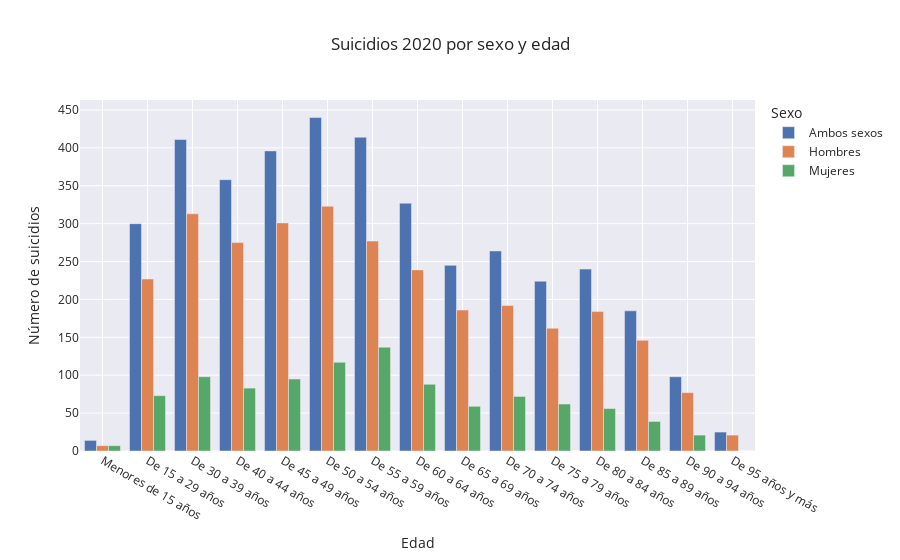

Write notebook code for a chart like this one.
### Markdown cell above
SUICIDIOS 2020 POR SEXO Y EDAD

### Code cell
#Preparar dataframe. Se omiten las 3 primeras filas del df para no romper los datos y que se vea mejor la información.
df20 = df2020.iloc[3:-1]
fig5 = px.bar (df20, x="Edad", y = "Total", color= "Sexo",title="Suicidios 2020 por sexo y edad", labels={"Total": "Número de suicidios"}, template="seaborn", barmode="group")
fig5.show()

### Figure 1 — Plotly figure (JSON) as saved in the notebook; plotly's stock layout.template omitted (floating-point values rounded to 4 significant figures)
{"data": [{"alignmentgroup": "True", "hovertemplate": "Sexo=Ambos sexos<br>Edad=%{x}<br>Número de suicidios=%{y}<extra></extra>", "legendgroup": "Ambos sexos", "marker": {"color": "rgb(76,114,176)", "pattern": {"shape": ""}}, "name": "Ambos sexos", "offsetgroup": "Ambos sexos", "orientation": "v", "showlegend": true, "textposition": "auto", "type": "bar", "x": ["Menores de 15 años", "De 15 a 29 años", "De 30 a 39 años", "De 40 a 44 años", "De 45 a 49 años", "De 50 a 54 años", "De 55 a 59 años", "De 60 a 64 años", "De 65 a 69 años", "De 70 a 74 años", "De 75 a 79 años", "De 80 a 84 años", "De 85 a 89 años", "De 90 a 94 años", "De 95 años y más"], "xaxis": "x", "y": [14, 300, 411, 358, 396, 440, 414, 327, 245, 264, 224, 240, 185, 98, 25], "yaxis": "y"}, {"alignmentgroup": "True", "hovertemplate": "Sexo=Hombres<br>Edad=%{x}<br>Número de suicidios=%{y}<extra></extra>", "legendgroup": "Hombres", "marker": {"color": "rgb(221,132,82)", "pattern": {"shape": ""}}, "name": "Hombres", "offsetgroup": "Hombres", "orientation": "v", "showlegend": true, "textposition": "auto", "type": "bar", "x": ["Menores de 15 años", "De 15 a 29 años", "De 30 a 39 años", "De 40 a 44 años", "De 45 a 49 años", "De 50 a 54 años", "De 55 a 59 años", "De 60 a 64 años", "De 65 a 69 años", "De 70 a 74 años", "De 75 a 79 años", "De 80 a 84 años", "De 85 a 89 años", "De 90 a 94 años", "De 95 años y más"], "xaxis": "x", "y": [7, 227, 313, 275, 301, 323, 277, 239, 186, 192, 162, 184, 146, 77, 21], "yaxis": "y"}, {"alignmentgroup": "True", "hovertemplate": "Sexo=Mujeres<br>Edad=%{x}<br>Número de suicidios=%{y}<extra></extra>", "legendgroup": "Mujeres", "marker": {"color": "rgb(85,168,104)", "pattern": {"shape": ""}}, "name": "Mujeres", "offsetgroup": "Mujeres", "orientation": "v", "showlegend": true, "textposition": "auto", "type": "bar", "x": ["Menores de 15 años", "De 15 a 29 años", "De 30 a 39 años", "De 40 a 44 años", "De 45 a 49 años", "De 50 a 54 años", "De 55 a 59 años", "De 60 a 64 años", "De 65 a 69 años", "De 70 a 74 años", "De 75 a 79 años", "De 80 a 84 años", "De 85 a 89 años", "De 90 a 94 años"], "xaxis": "x", "y": [7, 73, 98, 83, 95, 117, 137, 88, 59, 72, 62, 56, 39, 21], "yaxis": "y"}], "layout": {"barmode": "group", "legend": {"title": {"text": "Sexo"}, "tracegroupgap": 0}, "title": {"text": "Suicidios 2020 por sexo y edad"}, "xaxis": {"anchor": "y", "domain": [0, 1], "title": {"text": "Edad"}}, "yaxis": {"anchor": "x", "domain": [0, 1], "title": {"text": "Número de suicidios"}}}}
